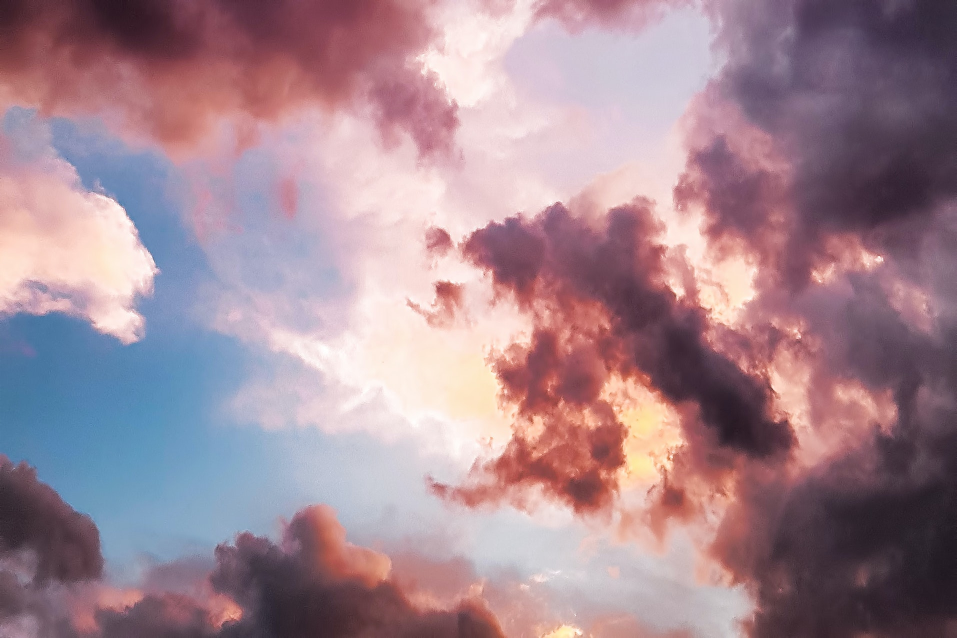
#> input picture New folder/green/bg.jpg, 1914 x 1276 px, given in place of bg.jpeg, which was not available (shown at 1/2 size)
$ python greenremover.py
#> lines starting #> are read from the running program, lines starting #| are printed output that depends on the picture; after the words box and inside, x2 and y2 are one past the last pixel; in counts of white or black regions, pixels touching at a corner belong together; pictures that were not available may be replaced by others from this repository, and a replacement may not be noted
# pip install opencv-python
import cv2
import numpy as np

# load the image or video files
video = cv2.VideoCapture("green.mp4")

# background
image = cv2.imread("bg.jpeg")
#> image is the input picture: shape (1276, 1914, 3); mean B, G, R 146.3, 135.6, 162.9

while True:
    ret, frame = video.read()  # read the file
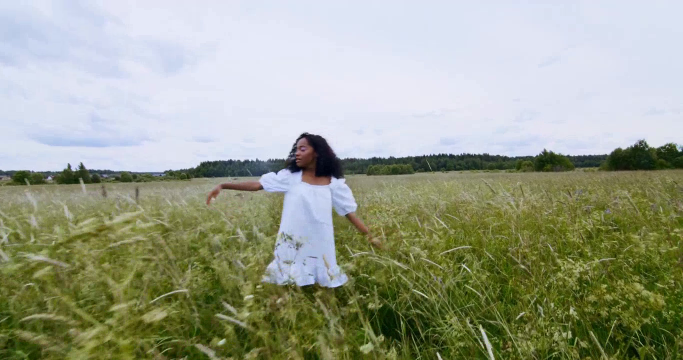
#> input picture frame 7 of New folder/trimvideo/__temp__.mp4, 1366 x 720 px, given in place of green.mp4, which was not available (shown at 1/2 size)
#> frame is the input picture: shape (720, 1366, 3); mean B, G, R 141.8, 160.4, 154.9

    frame = cv2.resize(frame, (640, 480))   # resize the image and video to the same size
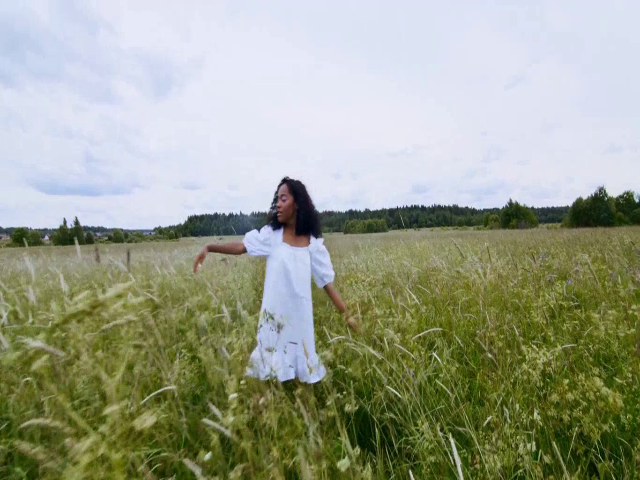
#> frame: shape (480, 640, 3); mean B, G, R 141.7, 160.4, 154.8
    image = cv2.resize(image, (640, 480))
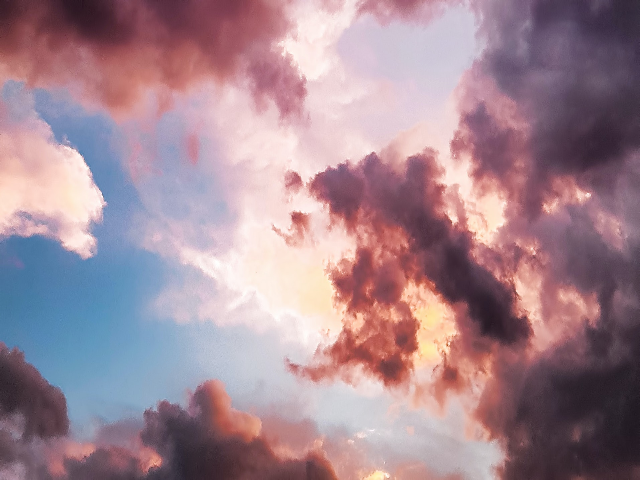
#> image: shape (480, 640, 3); mean B, G, R 146.2, 135.5, 162.8

    u_green = np.array([104, 153, 70])   # load the upper and lower RGB values of the green color
    l_green = np.array([30, 30, 0])

    mask = cv2.inRange(frame, l_green, u_green)     # apply the mask and then use bitwise_and
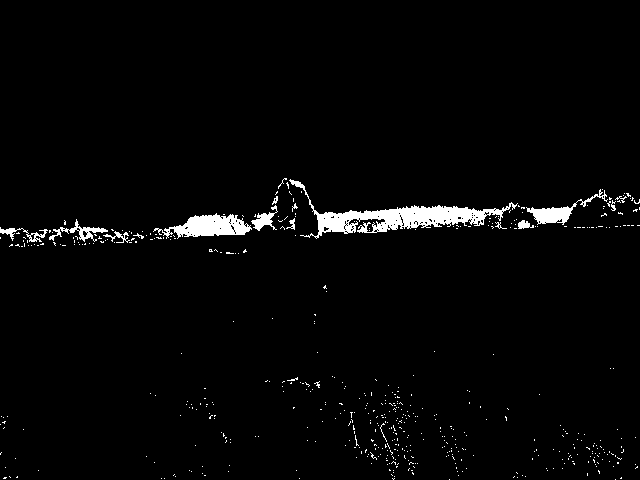
#> mask: shape (480, 640); 2.5% white; 527 white regions (511 under 20 px), largest, box (x1, y1, x2, y2) and area: (289, 179, 518, 239) 3179, (153, 213, 252, 239) 1324, (526, 189, 608, 225) 679
    res = cv2.bitwise_and(frame, frame, mask = mask)
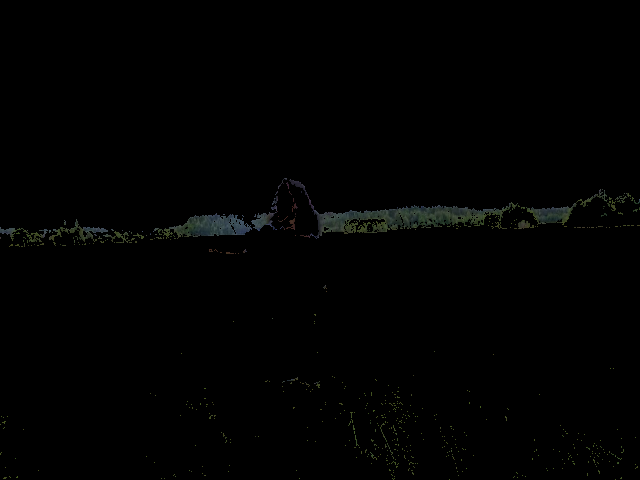
#> res: shape (480, 640, 3); mean B, G, R 1.3, 1.6, 1.3

    f = frame - res     # substract bitwise_and from the original green screen image
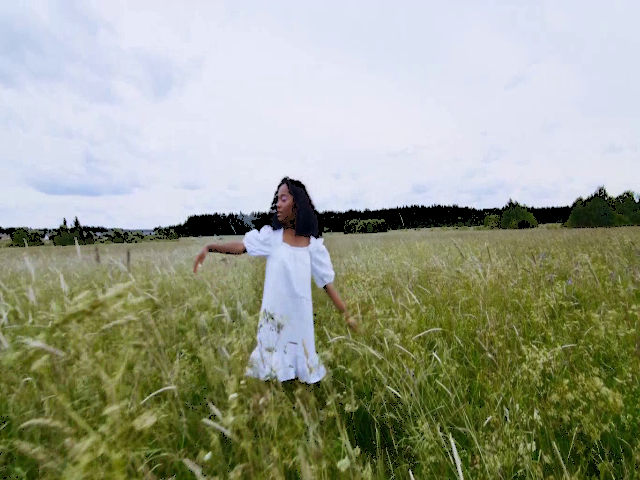
#> f: shape (480, 640, 3); mean B, G, R 140.5, 158.8, 153.5

    f = np.where(f==0, image, f)  # check for matrix value 0 after substracting and replace it by the second img
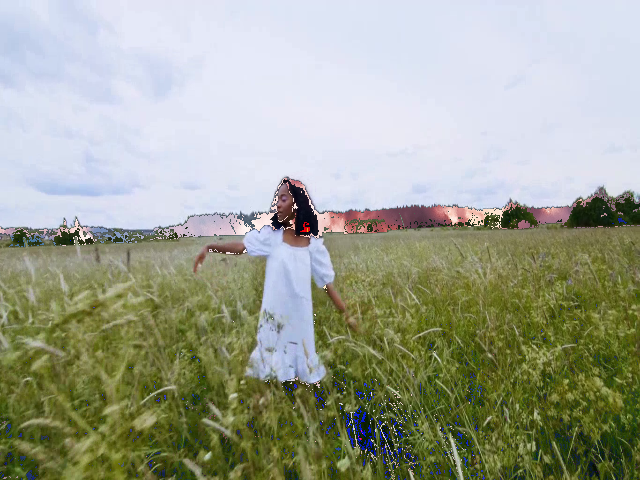
#> f: shape (480, 640, 3); mean B, G, R 145.7, 162.5, 158.1

    cv2.imshow("video", frame)   # display the video
    cv2.imshow("mask", f)
    if cv2.waitKey(25)==27:
#> (key Esc is pressed here)
        break
video.release()
cv2.destroyAllWindows()
